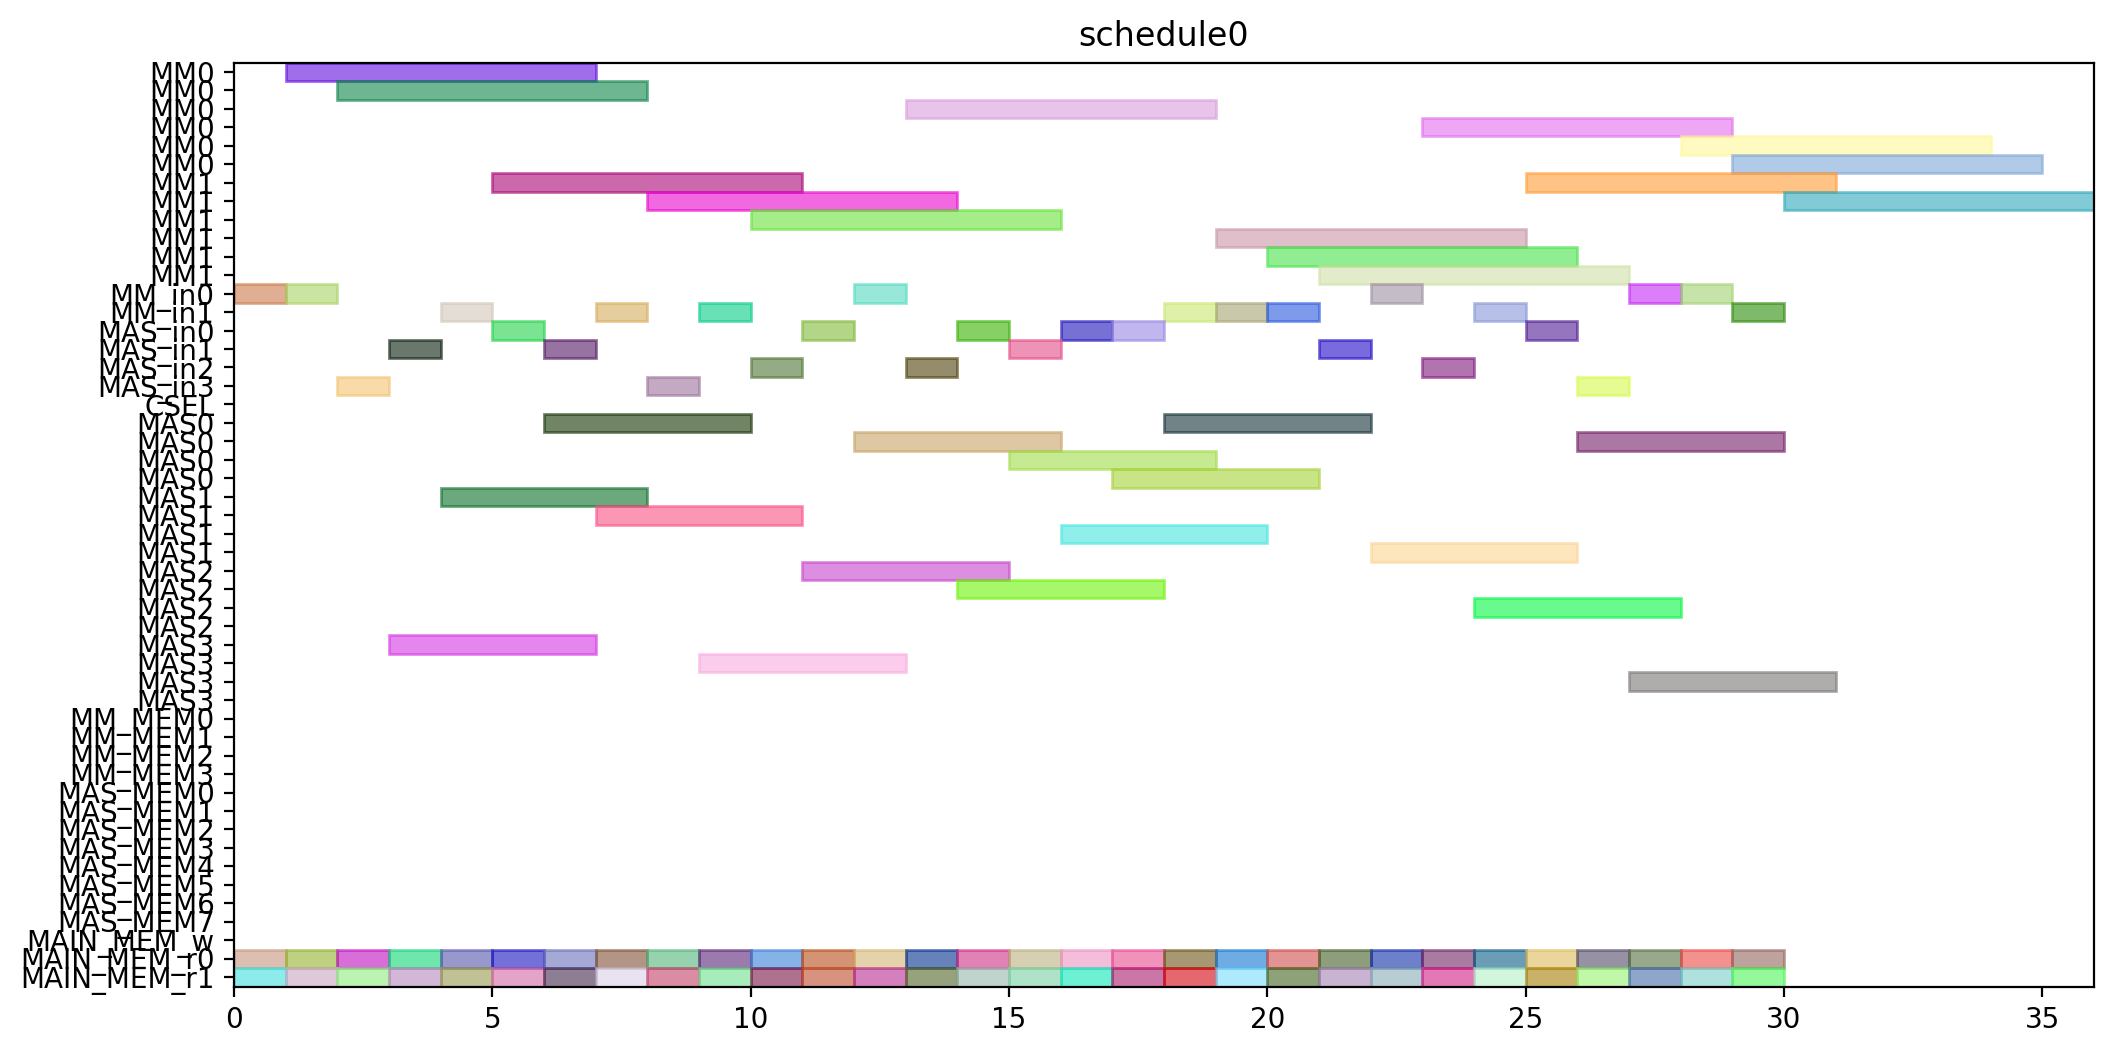

Write Python code to recreate this figure.
from pyschedule import Scenario, solvers, plotters, alt


def solve():
	horizon = 120
	S = Scenario("schedule0", horizon=horizon)

	# resource
	MM = S.Resources('MM', num=2, size=6)
	MM_in = S.Resources('MM_in', num=2)
	MAS_in = S.Resources('MAS_in', num=4)
	CSEL = S.Resource('CSEL')
	MAS = S.Resources('MAS', num=4, size=4, periods=range(1, horizon))
	MM_MEM = S.Resources('MM_MEM', num=4)
	MAS_MEM = S.Resources('MAS_MEM', num=8)
	MAIN_MEM_w = S.Resource('MAIN_MEM_w', size=1)
	MAIN_MEM_r = S.Resources('MAIN_MEM_r', num=2)

	# result of previous scheduling

	# new tasks
	r1_t0 = S.Task('r1_t0', length=6, delay_cost=1)
	r1_t0 += alt(MM)
	r1_t0_in = S.Task('r1_t0_in', length=1, delay_cost=1)
	r1_t0_in += alt(MM_in)
	S += r1_t0_in*MM_in[0]<=r1_t0*MM[0]
	S += r1_t0_in*MM_in[1]<=r1_t0*MM[1]
	r1_t0_mem0 = S.Task('r1_t0_mem0', length=1, delay_cost=1)
	r1_t0_mem0 += MAIN_MEM_r[0]
	S += r1_t0_mem0 <= r1_t0

	r1_t0_mem1 = S.Task('r1_t0_mem1', length=1, delay_cost=1)
	r1_t0_mem1 += MAIN_MEM_r[1]
	S += r1_t0_mem1 <= r1_t0

	r1_t1 = S.Task('r1_t1', length=6, delay_cost=1)
	r1_t1 += alt(MM)
	r1_t1_in = S.Task('r1_t1_in', length=1, delay_cost=1)
	r1_t1_in += alt(MM_in)
	S += r1_t1_in*MM_in[0]<=r1_t1*MM[0]
	S += r1_t1_in*MM_in[1]<=r1_t1*MM[1]
	r1_t1_mem0 = S.Task('r1_t1_mem0', length=1, delay_cost=1)
	r1_t1_mem0 += MAIN_MEM_r[0]
	S += r1_t1_mem0 <= r1_t1

	r1_t1_mem1 = S.Task('r1_t1_mem1', length=1, delay_cost=1)
	r1_t1_mem1 += MAIN_MEM_r[1]
	S += r1_t1_mem1 <= r1_t1

	r1_t2 = S.Task('r1_t2', length=4, delay_cost=1)
	r1_t2 += alt(MAS)
	r1_t2_in = S.Task('r1_t2_in', length=1, delay_cost=1)
	r1_t2_in += alt(MAS_in)
	S += r1_t2_in*MAS_in[0]<=r1_t2*MAS[0]

	S += r1_t2_in*MAS_in[1]<=r1_t2*MAS[1]

	S += r1_t2_in*MAS_in[2]<=r1_t2*MAS[2]

	S += r1_t2_in*MAS_in[3]<=r1_t2*MAS[3]

	r1_t2_mem0 = S.Task('r1_t2_mem0', length=1, delay_cost=1)
	r1_t2_mem0 += MAIN_MEM_r[0]
	S += r1_t2_mem0 <= r1_t2

	r1_t2_mem1 = S.Task('r1_t2_mem1', length=1, delay_cost=1)
	r1_t2_mem1 += MAIN_MEM_r[1]
	S += r1_t2_mem1 <= r1_t2

	r1_t3 = S.Task('r1_t3', length=4, delay_cost=1)
	r1_t3 += alt(MAS)
	r1_t3_in = S.Task('r1_t3_in', length=1, delay_cost=1)
	r1_t3_in += alt(MAS_in)
	S += r1_t3_in*MAS_in[0]<=r1_t3*MAS[0]

	S += r1_t3_in*MAS_in[1]<=r1_t3*MAS[1]

	S += r1_t3_in*MAS_in[2]<=r1_t3*MAS[2]

	S += r1_t3_in*MAS_in[3]<=r1_t3*MAS[3]

	r1_t3_mem0 = S.Task('r1_t3_mem0', length=1, delay_cost=1)
	r1_t3_mem0 += MAIN_MEM_r[0]
	S += r1_t3_mem0 <= r1_t3

	r1_t3_mem1 = S.Task('r1_t3_mem1', length=1, delay_cost=1)
	r1_t3_mem1 += MAIN_MEM_r[1]
	S += r1_t3_mem1 <= r1_t3

	r3_t0 = S.Task('r3_t0', length=6, delay_cost=1)
	r3_t0 += alt(MM)
	r3_t0_in = S.Task('r3_t0_in', length=1, delay_cost=1)
	r3_t0_in += alt(MM_in)
	S += r3_t0_in*MM_in[0]<=r3_t0*MM[0]
	S += r3_t0_in*MM_in[1]<=r3_t0*MM[1]
	r3_t0_mem0 = S.Task('r3_t0_mem0', length=1, delay_cost=1)
	r3_t0_mem0 += MAIN_MEM_r[0]
	S += r3_t0_mem0 <= r3_t0

	r3_t0_mem1 = S.Task('r3_t0_mem1', length=1, delay_cost=1)
	r3_t0_mem1 += MAIN_MEM_r[1]
	S += r3_t0_mem1 <= r3_t0

	r3_t1 = S.Task('r3_t1', length=6, delay_cost=1)
	r3_t1 += alt(MM)
	r3_t1_in = S.Task('r3_t1_in', length=1, delay_cost=1)
	r3_t1_in += alt(MM_in)
	S += r3_t1_in*MM_in[0]<=r3_t1*MM[0]
	S += r3_t1_in*MM_in[1]<=r3_t1*MM[1]
	r3_t1_mem0 = S.Task('r3_t1_mem0', length=1, delay_cost=1)
	r3_t1_mem0 += MAIN_MEM_r[0]
	S += r3_t1_mem0 <= r3_t1

	r3_t1_mem1 = S.Task('r3_t1_mem1', length=1, delay_cost=1)
	r3_t1_mem1 += MAIN_MEM_r[1]
	S += r3_t1_mem1 <= r3_t1

	r3_t2 = S.Task('r3_t2', length=4, delay_cost=1)
	r3_t2 += alt(MAS)
	r3_t2_in = S.Task('r3_t2_in', length=1, delay_cost=1)
	r3_t2_in += alt(MAS_in)
	S += r3_t2_in*MAS_in[0]<=r3_t2*MAS[0]

	S += r3_t2_in*MAS_in[1]<=r3_t2*MAS[1]

	S += r3_t2_in*MAS_in[2]<=r3_t2*MAS[2]

	S += r3_t2_in*MAS_in[3]<=r3_t2*MAS[3]

	r3_t2_mem0 = S.Task('r3_t2_mem0', length=1, delay_cost=1)
	r3_t2_mem0 += MAIN_MEM_r[0]
	S += r3_t2_mem0 <= r3_t2

	r3_t2_mem1 = S.Task('r3_t2_mem1', length=1, delay_cost=1)
	r3_t2_mem1 += MAIN_MEM_r[1]
	S += r3_t2_mem1 <= r3_t2

	r3_t3 = S.Task('r3_t3', length=4, delay_cost=1)
	r3_t3 += alt(MAS)
	r3_t3_in = S.Task('r3_t3_in', length=1, delay_cost=1)
	r3_t3_in += alt(MAS_in)
	S += r3_t3_in*MAS_in[0]<=r3_t3*MAS[0]

	S += r3_t3_in*MAS_in[1]<=r3_t3*MAS[1]

	S += r3_t3_in*MAS_in[2]<=r3_t3*MAS[2]

	S += r3_t3_in*MAS_in[3]<=r3_t3*MAS[3]

	r3_t3_mem0 = S.Task('r3_t3_mem0', length=1, delay_cost=1)
	r3_t3_mem0 += MAIN_MEM_r[0]
	S += r3_t3_mem0 <= r3_t3

	r3_t3_mem1 = S.Task('r3_t3_mem1', length=1, delay_cost=1)
	r3_t3_mem1 += MAIN_MEM_r[1]
	S += r3_t3_mem1 <= r3_t3

	r4_t0 = S.Task('r4_t0', length=6, delay_cost=1)
	r4_t0 += alt(MM)
	r4_t0_in = S.Task('r4_t0_in', length=1, delay_cost=1)
	r4_t0_in += alt(MM_in)
	S += r4_t0_in*MM_in[0]<=r4_t0*MM[0]
	S += r4_t0_in*MM_in[1]<=r4_t0*MM[1]
	r4_t0_mem0 = S.Task('r4_t0_mem0', length=1, delay_cost=1)
	r4_t0_mem0 += MAIN_MEM_r[0]
	S += r4_t0_mem0 <= r4_t0

	r4_t0_mem1 = S.Task('r4_t0_mem1', length=1, delay_cost=1)
	r4_t0_mem1 += MAIN_MEM_r[1]
	S += r4_t0_mem1 <= r4_t0

	r4_t1 = S.Task('r4_t1', length=6, delay_cost=1)
	r4_t1 += alt(MM)
	r4_t1_in = S.Task('r4_t1_in', length=1, delay_cost=1)
	r4_t1_in += alt(MM_in)
	S += r4_t1_in*MM_in[0]<=r4_t1*MM[0]
	S += r4_t1_in*MM_in[1]<=r4_t1*MM[1]
	r4_t1_mem0 = S.Task('r4_t1_mem0', length=1, delay_cost=1)
	r4_t1_mem0 += MAIN_MEM_r[0]
	S += r4_t1_mem0 <= r4_t1

	r4_t1_mem1 = S.Task('r4_t1_mem1', length=1, delay_cost=1)
	r4_t1_mem1 += MAIN_MEM_r[1]
	S += r4_t1_mem1 <= r4_t1

	r4_t2 = S.Task('r4_t2', length=4, delay_cost=1)
	r4_t2 += alt(MAS)
	r4_t2_in = S.Task('r4_t2_in', length=1, delay_cost=1)
	r4_t2_in += alt(MAS_in)
	S += r4_t2_in*MAS_in[0]<=r4_t2*MAS[0]

	S += r4_t2_in*MAS_in[1]<=r4_t2*MAS[1]

	S += r4_t2_in*MAS_in[2]<=r4_t2*MAS[2]

	S += r4_t2_in*MAS_in[3]<=r4_t2*MAS[3]

	r4_t2_mem0 = S.Task('r4_t2_mem0', length=1, delay_cost=1)
	r4_t2_mem0 += MAIN_MEM_r[0]
	S += r4_t2_mem0 <= r4_t2

	r4_t2_mem1 = S.Task('r4_t2_mem1', length=1, delay_cost=1)
	r4_t2_mem1 += MAIN_MEM_r[1]
	S += r4_t2_mem1 <= r4_t2

	r4_t3 = S.Task('r4_t3', length=4, delay_cost=1)
	r4_t3 += alt(MAS)
	r4_t3_in = S.Task('r4_t3_in', length=1, delay_cost=1)
	r4_t3_in += alt(MAS_in)
	S += r4_t3_in*MAS_in[0]<=r4_t3*MAS[0]

	S += r4_t3_in*MAS_in[1]<=r4_t3*MAS[1]

	S += r4_t3_in*MAS_in[2]<=r4_t3*MAS[2]

	S += r4_t3_in*MAS_in[3]<=r4_t3*MAS[3]

	r4_t3_mem0 = S.Task('r4_t3_mem0', length=1, delay_cost=1)
	r4_t3_mem0 += MAIN_MEM_r[0]
	S += r4_t3_mem0 <= r4_t3

	r4_t3_mem1 = S.Task('r4_t3_mem1', length=1, delay_cost=1)
	r4_t3_mem1 += MAIN_MEM_r[1]
	S += r4_t3_mem1 <= r4_t3

	r5_t0 = S.Task('r5_t0', length=6, delay_cost=1)
	r5_t0 += alt(MM)
	r5_t0_in = S.Task('r5_t0_in', length=1, delay_cost=1)
	r5_t0_in += alt(MM_in)
	S += r5_t0_in*MM_in[0]<=r5_t0*MM[0]
	S += r5_t0_in*MM_in[1]<=r5_t0*MM[1]
	r5_t0_mem0 = S.Task('r5_t0_mem0', length=1, delay_cost=1)
	r5_t0_mem0 += MAIN_MEM_r[0]
	S += r5_t0_mem0 <= r5_t0

	r5_t0_mem1 = S.Task('r5_t0_mem1', length=1, delay_cost=1)
	r5_t0_mem1 += MAIN_MEM_r[1]
	S += r5_t0_mem1 <= r5_t0

	r5_t1 = S.Task('r5_t1', length=6, delay_cost=1)
	r5_t1 += alt(MM)
	r5_t1_in = S.Task('r5_t1_in', length=1, delay_cost=1)
	r5_t1_in += alt(MM_in)
	S += r5_t1_in*MM_in[0]<=r5_t1*MM[0]
	S += r5_t1_in*MM_in[1]<=r5_t1*MM[1]
	r5_t1_mem0 = S.Task('r5_t1_mem0', length=1, delay_cost=1)
	r5_t1_mem0 += MAIN_MEM_r[0]
	S += r5_t1_mem0 <= r5_t1

	r5_t1_mem1 = S.Task('r5_t1_mem1', length=1, delay_cost=1)
	r5_t1_mem1 += MAIN_MEM_r[1]
	S += r5_t1_mem1 <= r5_t1

	r5_t2 = S.Task('r5_t2', length=4, delay_cost=1)
	r5_t2 += alt(MAS)
	r5_t2_in = S.Task('r5_t2_in', length=1, delay_cost=1)
	r5_t2_in += alt(MAS_in)
	S += r5_t2_in*MAS_in[0]<=r5_t2*MAS[0]

	S += r5_t2_in*MAS_in[1]<=r5_t2*MAS[1]

	S += r5_t2_in*MAS_in[2]<=r5_t2*MAS[2]

	S += r5_t2_in*MAS_in[3]<=r5_t2*MAS[3]

	r5_t2_mem0 = S.Task('r5_t2_mem0', length=1, delay_cost=1)
	r5_t2_mem0 += MAIN_MEM_r[0]
	S += r5_t2_mem0 <= r5_t2

	r5_t2_mem1 = S.Task('r5_t2_mem1', length=1, delay_cost=1)
	r5_t2_mem1 += MAIN_MEM_r[1]
	S += r5_t2_mem1 <= r5_t2

	r5_t3 = S.Task('r5_t3', length=4, delay_cost=1)
	r5_t3 += alt(MAS)
	r5_t3_in = S.Task('r5_t3_in', length=1, delay_cost=1)
	r5_t3_in += alt(MAS_in)
	S += r5_t3_in*MAS_in[0]<=r5_t3*MAS[0]

	S += r5_t3_in*MAS_in[1]<=r5_t3*MAS[1]

	S += r5_t3_in*MAS_in[2]<=r5_t3*MAS[2]

	S += r5_t3_in*MAS_in[3]<=r5_t3*MAS[3]

	r5_t3_mem0 = S.Task('r5_t3_mem0', length=1, delay_cost=1)
	r5_t3_mem0 += MAIN_MEM_r[0]
	S += r5_t3_mem0 <= r5_t3

	r5_t3_mem1 = S.Task('r5_t3_mem1', length=1, delay_cost=1)
	r5_t3_mem1 += MAIN_MEM_r[1]
	S += r5_t3_mem1 <= r5_t3

	r6_t0 = S.Task('r6_t0', length=6, delay_cost=1)
	r6_t0 += alt(MM)
	r6_t0_in = S.Task('r6_t0_in', length=1, delay_cost=1)
	r6_t0_in += alt(MM_in)
	S += r6_t0_in*MM_in[0]<=r6_t0*MM[0]
	S += r6_t0_in*MM_in[1]<=r6_t0*MM[1]
	r6_t0_mem0 = S.Task('r6_t0_mem0', length=1, delay_cost=1)
	r6_t0_mem0 += MAIN_MEM_r[0]
	S += r6_t0_mem0 <= r6_t0

	r6_t0_mem1 = S.Task('r6_t0_mem1', length=1, delay_cost=1)
	r6_t0_mem1 += MAIN_MEM_r[1]
	S += r6_t0_mem1 <= r6_t0

	r6_t1 = S.Task('r6_t1', length=6, delay_cost=1)
	r6_t1 += alt(MM)
	r6_t1_in = S.Task('r6_t1_in', length=1, delay_cost=1)
	r6_t1_in += alt(MM_in)
	S += r6_t1_in*MM_in[0]<=r6_t1*MM[0]
	S += r6_t1_in*MM_in[1]<=r6_t1*MM[1]
	r6_t1_mem0 = S.Task('r6_t1_mem0', length=1, delay_cost=1)
	r6_t1_mem0 += MAIN_MEM_r[0]
	S += r6_t1_mem0 <= r6_t1

	r6_t1_mem1 = S.Task('r6_t1_mem1', length=1, delay_cost=1)
	r6_t1_mem1 += MAIN_MEM_r[1]
	S += r6_t1_mem1 <= r6_t1

	r6_t2 = S.Task('r6_t2', length=4, delay_cost=1)
	r6_t2 += alt(MAS)
	r6_t2_in = S.Task('r6_t2_in', length=1, delay_cost=1)
	r6_t2_in += alt(MAS_in)
	S += r6_t2_in*MAS_in[0]<=r6_t2*MAS[0]

	S += r6_t2_in*MAS_in[1]<=r6_t2*MAS[1]

	S += r6_t2_in*MAS_in[2]<=r6_t2*MAS[2]

	S += r6_t2_in*MAS_in[3]<=r6_t2*MAS[3]

	r6_t2_mem0 = S.Task('r6_t2_mem0', length=1, delay_cost=1)
	r6_t2_mem0 += MAIN_MEM_r[0]
	S += r6_t2_mem0 <= r6_t2

	r6_t2_mem1 = S.Task('r6_t2_mem1', length=1, delay_cost=1)
	r6_t2_mem1 += MAIN_MEM_r[1]
	S += r6_t2_mem1 <= r6_t2

	r6_t3 = S.Task('r6_t3', length=4, delay_cost=1)
	r6_t3 += alt(MAS)
	r6_t3_in = S.Task('r6_t3_in', length=1, delay_cost=1)
	r6_t3_in += alt(MAS_in)
	S += r6_t3_in*MAS_in[0]<=r6_t3*MAS[0]

	S += r6_t3_in*MAS_in[1]<=r6_t3*MAS[1]

	S += r6_t3_in*MAS_in[2]<=r6_t3*MAS[2]

	S += r6_t3_in*MAS_in[3]<=r6_t3*MAS[3]

	r6_t3_mem0 = S.Task('r6_t3_mem0', length=1, delay_cost=1)
	r6_t3_mem0 += MAIN_MEM_r[0]
	S += r6_t3_mem0 <= r6_t3

	r6_t3_mem1 = S.Task('r6_t3_mem1', length=1, delay_cost=1)
	r6_t3_mem1 += MAIN_MEM_r[1]
	S += r6_t3_mem1 <= r6_t3

	r9_t2 = S.Task('r9_t2', length=4, delay_cost=1)
	r9_t2 += alt(MAS)
	r9_t2_in = S.Task('r9_t2_in', length=1, delay_cost=1)
	r9_t2_in += alt(MAS_in)
	S += r9_t2_in*MAS_in[0]<=r9_t2*MAS[0]

	S += r9_t2_in*MAS_in[1]<=r9_t2*MAS[1]

	S += r9_t2_in*MAS_in[2]<=r9_t2*MAS[2]

	S += r9_t2_in*MAS_in[3]<=r9_t2*MAS[3]

	r9_t2_mem0 = S.Task('r9_t2_mem0', length=1, delay_cost=1)
	r9_t2_mem0 += MAIN_MEM_r[0]
	S += r9_t2_mem0 <= r9_t2

	r9_t2_mem1 = S.Task('r9_t2_mem1', length=1, delay_cost=1)
	r9_t2_mem1 += MAIN_MEM_r[1]
	S += r9_t2_mem1 <= r9_t2

	r12_t0 = S.Task('r12_t0', length=6, delay_cost=1)
	r12_t0 += alt(MM)
	r12_t0_in = S.Task('r12_t0_in', length=1, delay_cost=1)
	r12_t0_in += alt(MM_in)
	S += r12_t0_in*MM_in[0]<=r12_t0*MM[0]
	S += r12_t0_in*MM_in[1]<=r12_t0*MM[1]
	r12_t0_mem0 = S.Task('r12_t0_mem0', length=1, delay_cost=1)
	r12_t0_mem0 += MAIN_MEM_r[0]
	S += r12_t0_mem0 <= r12_t0

	r12_t0_mem1 = S.Task('r12_t0_mem1', length=1, delay_cost=1)
	r12_t0_mem1 += MAIN_MEM_r[1]
	S += r12_t0_mem1 <= r12_t0

	r12_t1 = S.Task('r12_t1', length=6, delay_cost=1)
	r12_t1 += alt(MM)
	r12_t1_in = S.Task('r12_t1_in', length=1, delay_cost=1)
	r12_t1_in += alt(MM_in)
	S += r12_t1_in*MM_in[0]<=r12_t1*MM[0]
	S += r12_t1_in*MM_in[1]<=r12_t1*MM[1]
	r12_t1_mem0 = S.Task('r12_t1_mem0', length=1, delay_cost=1)
	r12_t1_mem0 += MAIN_MEM_r[0]
	S += r12_t1_mem0 <= r12_t1

	r12_t1_mem1 = S.Task('r12_t1_mem1', length=1, delay_cost=1)
	r12_t1_mem1 += MAIN_MEM_r[1]
	S += r12_t1_mem1 <= r12_t1

	r12_t2 = S.Task('r12_t2', length=4, delay_cost=1)
	r12_t2 += alt(MAS)
	r12_t2_in = S.Task('r12_t2_in', length=1, delay_cost=1)
	r12_t2_in += alt(MAS_in)
	S += r12_t2_in*MAS_in[0]<=r12_t2*MAS[0]

	S += r12_t2_in*MAS_in[1]<=r12_t2*MAS[1]

	S += r12_t2_in*MAS_in[2]<=r12_t2*MAS[2]

	S += r12_t2_in*MAS_in[3]<=r12_t2*MAS[3]

	r12_t2_mem0 = S.Task('r12_t2_mem0', length=1, delay_cost=1)
	r12_t2_mem0 += MAIN_MEM_r[0]
	S += r12_t2_mem0 <= r12_t2

	r12_t2_mem1 = S.Task('r12_t2_mem1', length=1, delay_cost=1)
	r12_t2_mem1 += MAIN_MEM_r[1]
	S += r12_t2_mem1 <= r12_t2

	r12_t3 = S.Task('r12_t3', length=4, delay_cost=1)
	r12_t3 += alt(MAS)
	r12_t3_in = S.Task('r12_t3_in', length=1, delay_cost=1)
	r12_t3_in += alt(MAS_in)
	S += r12_t3_in*MAS_in[0]<=r12_t3*MAS[0]

	S += r12_t3_in*MAS_in[1]<=r12_t3*MAS[1]

	S += r12_t3_in*MAS_in[2]<=r12_t3*MAS[2]

	S += r12_t3_in*MAS_in[3]<=r12_t3*MAS[3]

	r12_t3_mem0 = S.Task('r12_t3_mem0', length=1, delay_cost=1)
	r12_t3_mem0 += MAIN_MEM_r[0]
	S += r12_t3_mem0 <= r12_t3

	r12_t3_mem1 = S.Task('r12_t3_mem1', length=1, delay_cost=1)
	r12_t3_mem1 += MAIN_MEM_r[1]
	S += r12_t3_mem1 <= r12_t3

	r13_t0 = S.Task('r13_t0', length=6, delay_cost=1)
	r13_t0 += alt(MM)
	r13_t0_in = S.Task('r13_t0_in', length=1, delay_cost=1)
	r13_t0_in += alt(MM_in)
	S += r13_t0_in*MM_in[0]<=r13_t0*MM[0]
	S += r13_t0_in*MM_in[1]<=r13_t0*MM[1]
	r13_t0_mem0 = S.Task('r13_t0_mem0', length=1, delay_cost=1)
	r13_t0_mem0 += MAIN_MEM_r[0]
	S += r13_t0_mem0 <= r13_t0

	r13_t0_mem1 = S.Task('r13_t0_mem1', length=1, delay_cost=1)
	r13_t0_mem1 += MAIN_MEM_r[1]
	S += r13_t0_mem1 <= r13_t0

	r13_t1 = S.Task('r13_t1', length=6, delay_cost=1)
	r13_t1 += alt(MM)
	r13_t1_in = S.Task('r13_t1_in', length=1, delay_cost=1)
	r13_t1_in += alt(MM_in)
	S += r13_t1_in*MM_in[0]<=r13_t1*MM[0]
	S += r13_t1_in*MM_in[1]<=r13_t1*MM[1]
	r13_t1_mem0 = S.Task('r13_t1_mem0', length=1, delay_cost=1)
	r13_t1_mem0 += MAIN_MEM_r[0]
	S += r13_t1_mem0 <= r13_t1

	r13_t1_mem1 = S.Task('r13_t1_mem1', length=1, delay_cost=1)
	r13_t1_mem1 += MAIN_MEM_r[1]
	S += r13_t1_mem1 <= r13_t1

	r13_t2 = S.Task('r13_t2', length=4, delay_cost=1)
	r13_t2 += alt(MAS)
	r13_t2_in = S.Task('r13_t2_in', length=1, delay_cost=1)
	r13_t2_in += alt(MAS_in)
	S += r13_t2_in*MAS_in[0]<=r13_t2*MAS[0]

	S += r13_t2_in*MAS_in[1]<=r13_t2*MAS[1]

	S += r13_t2_in*MAS_in[2]<=r13_t2*MAS[2]

	S += r13_t2_in*MAS_in[3]<=r13_t2*MAS[3]

	r13_t2_mem0 = S.Task('r13_t2_mem0', length=1, delay_cost=1)
	r13_t2_mem0 += MAIN_MEM_r[0]
	S += r13_t2_mem0 <= r13_t2

	r13_t2_mem1 = S.Task('r13_t2_mem1', length=1, delay_cost=1)
	r13_t2_mem1 += MAIN_MEM_r[1]
	S += r13_t2_mem1 <= r13_t2

	r13_t3 = S.Task('r13_t3', length=4, delay_cost=1)
	r13_t3 += alt(MAS)
	r13_t3_in = S.Task('r13_t3_in', length=1, delay_cost=1)
	r13_t3_in += alt(MAS_in)
	S += r13_t3_in*MAS_in[0]<=r13_t3*MAS[0]

	S += r13_t3_in*MAS_in[1]<=r13_t3*MAS[1]

	S += r13_t3_in*MAS_in[2]<=r13_t3*MAS[2]

	S += r13_t3_in*MAS_in[3]<=r13_t3*MAS[3]

	r13_t3_mem0 = S.Task('r13_t3_mem0', length=1, delay_cost=1)
	r13_t3_mem0 += MAIN_MEM_r[0]
	S += r13_t3_mem0 <= r13_t3

	r13_t3_mem1 = S.Task('r13_t3_mem1', length=1, delay_cost=1)
	r13_t3_mem1 += MAIN_MEM_r[1]
	S += r13_t3_mem1 <= r13_t3

	r16_t3 = S.Task('r16_t3', length=4, delay_cost=1)
	r16_t3 += alt(MAS)
	r16_t3_in = S.Task('r16_t3_in', length=1, delay_cost=1)
	r16_t3_in += alt(MAS_in)
	S += r16_t3_in*MAS_in[0]<=r16_t3*MAS[0]

	S += r16_t3_in*MAS_in[1]<=r16_t3*MAS[1]

	S += r16_t3_in*MAS_in[2]<=r16_t3*MAS[2]

	S += r16_t3_in*MAS_in[3]<=r16_t3*MAS[3]

	r16_t3_mem0 = S.Task('r16_t3_mem0', length=1, delay_cost=1)
	r16_t3_mem0 += MAIN_MEM_r[0]
	S += r16_t3_mem0 <= r16_t3

	r16_t3_mem1 = S.Task('r16_t3_mem1', length=1, delay_cost=1)
	r16_t3_mem1 += MAIN_MEM_r[1]
	S += r16_t3_mem1 <= r16_t3

	solvers.mip.solve(S,msg=1,kind='CPLEX',ratio_gap=1.01)

	solution = [['hoge']*len(S.solution()[1]) for i in range(len(S.solution()))]
	for i in range(len(S.solution())):
		for j in range(len(S.solution()[i])):
			solution[i][j]=str(S.solution()[i][j])
	print(solution)

	cycles = int(solution[-1][3])

	pic_file_name = "/mnt/rose/usr1/fukuda/ABE/multiRAM_multiMAS_16mux/scheduling_result/stage6MM2_stage4MAS4/EP2_YRECOVER/schedule0.png"
	if(S.solution() != []):
		plotters.matplotlib.plot(S,img_filename=pic_file_name, show_task_labels=False, fig_size=(cycles*0.25+3, 6))

	return solution
